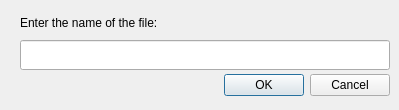
<?xml version="1.0" encoding="UTF-8"?>
<ui version="4.0">
 <class>Dialog</class>
 <widget class="QDialog" name="Dialog">
  <property name="geometry">
   <rect>
    <x>0</x>
    <y>0</y>
    <width>399</width>
    <height>110</height>
   </rect>
  </property>
  <property name="sizePolicy">
   <sizepolicy hsizetype="Fixed" vsizetype="Fixed">
    <horstretch>0</horstretch>
    <verstretch>0</verstretch>
   </sizepolicy>
  </property>
  <property name="windowTitle">
   <string>Dialog</string>
  </property>
  <widget class="QDialogButtonBox" name="buttonBox">
   <property name="geometry">
    <rect>
     <x>20</x>
     <y>70</y>
     <width>370</width>
     <height>31</height>
    </rect>
   </property>
   <property name="orientation">
    <enum>Qt::Horizontal</enum>
   </property>
   <property name="standardButtons">
    <set>QDialogButtonBox::Cancel|QDialogButtonBox::Ok</set>
   </property>
  </widget>
  <widget class="QLabel" name="label">
   <property name="geometry">
    <rect>
     <x>20</x>
     <y>10</y>
     <width>370</width>
     <height>25</height>
    </rect>
   </property>
   <property name="sizePolicy">
    <sizepolicy hsizetype="Fixed" vsizetype="Fixed">
     <horstretch>0</horstretch>
     <verstretch>0</verstretch>
    </sizepolicy>
   </property>
   <property name="text">
    <string>Enter the name of the file:</string>
   </property>
  </widget>
  <widget class="QLineEdit" name="lineEdit">
   <property name="geometry">
    <rect>
     <x>20</x>
     <y>40</y>
     <width>370</width>
     <height>30</height>
    </rect>
   </property>
  </widget>
 </widget>
 <resources/>
 <connections>
  <connection>
   <sender>buttonBox</sender>
   <signal>accepted()</signal>
   <receiver>Dialog</receiver>
   <slot>accept()</slot>
   <hints>
    <hint type="sourcelabel">
     <x>248</x>
     <y>254</y>
    </hint>
    <hint type="destinationlabel">
     <x>157</x>
     <y>274</y>
    </hint>
   </hints>
  </connection>
  <connection>
   <sender>buttonBox</sender>
   <signal>rejected()</signal>
   <receiver>Dialog</receiver>
   <slot>reject()</slot>
   <hints>
    <hint type="sourcelabel">
     <x>316</x>
     <y>260</y>
    </hint>
    <hint type="destinationlabel">
     <x>286</x>
     <y>274</y>
    </hint>
   </hints>
  </connection>
 </connections>
</ui>
